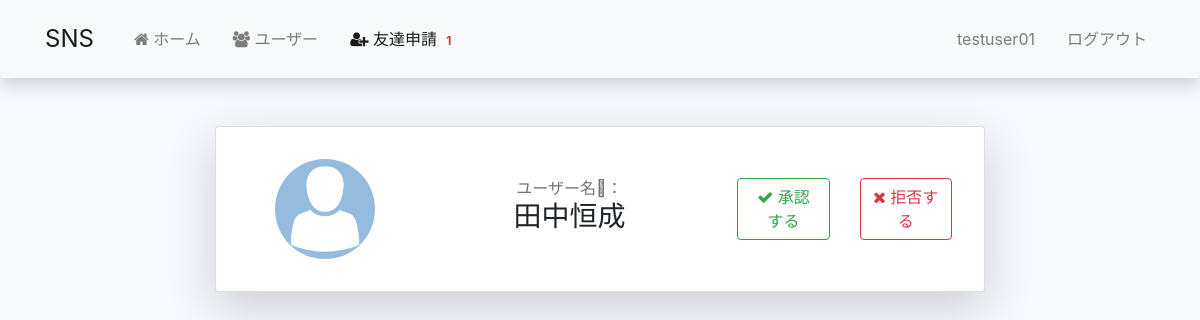
Page /profiles/invites/ (signed in) on the earlier database version.
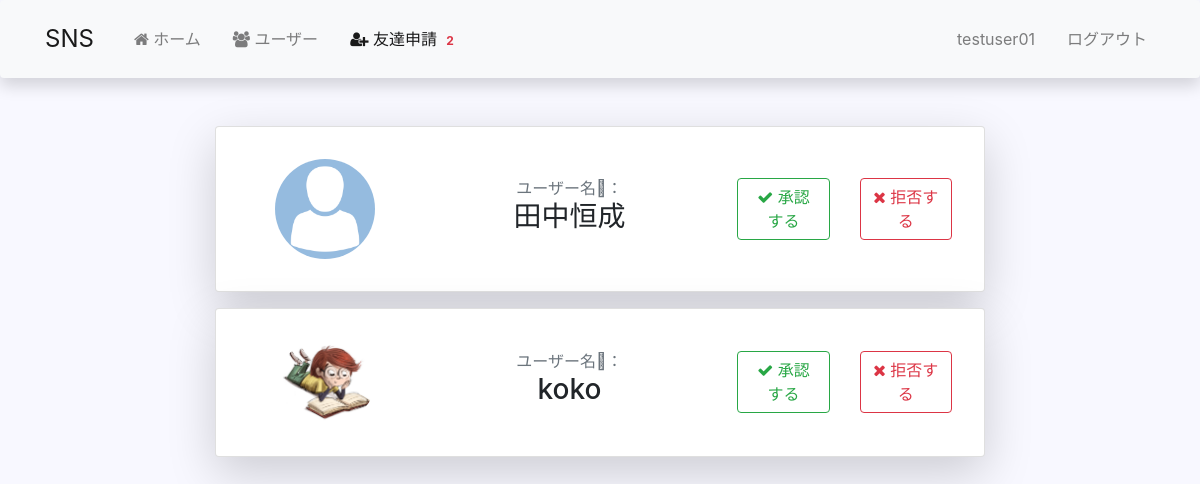
Same page on the later database version.
### profiles/models.py (models this page shows, shortened)
class Profile(models.Model):
    first_name = models.CharField('姓', max_length=200, blank=True)
    last_name = models.CharField('名', max_length=200, blank=True)
    user = models.OneToOneField(User, on_delete=models.CASCADE)
    bio = models.TextField(default="よろしくお願いします。", max_length=300)
    email = models.EmailField(max_length=200, blank=True)
    avatar = models.ImageField(default='avatar.png', upload_to='avatars')
    friends = models.ManyToManyField(User, blank=True, related_name='friends')
    slug = models.SlugField(unique=True, blank=True)
    updated = models.DateTimeField(auto_now=True)
    created = models.DateTimeField(auto_now_add=True)
    objects = ProfileManager()

### profiles/views.py (the view)
# urls.py: path('invites/', views.invites_received_view, name='invites'),
@login_required
def invites_received_view(request):
    profile = Profile.objects.get(user=request.user)
    qs = Relationship.objects.invitations_received(profile)  # 友達申請をしてきたが、まだ承認していないユーザー
    results = list(map(lambda x: x.sender, qs))  # 送り主の情報だけ取得
    is_empty = False
    if len(results) == 0:
        is_empty = True
    context = {
        'qs': results,
        'is_empty': is_empty
    }
    return render(request, 'profiles/invites.html', context)

### profiles/context_processors.py (called while the page is built)
def invitations_received_count(request):
    if request.user.is_authenticated:
        profile_obj = Profile.objects.get(user=request.user)
        count = Relationship.objects.invitations_received(profile_obj).count()
        return {'invites_count': count}
    return {}

### profiles/models.py (called while the page is built)
    def invitations_received(self, receiver):
        qs = Relationship.objects.filter(receiver=receiver, status='send')
        return qs

### profiles/templates/profiles/invites.html (shortened to what this page needs)
{% extends 'base.html' %}
{% block content %}
    <div class="container-fluid mt-5">
        <div class="row justify-content-center">
            {% for obj in qs %}
            <div class="col-md-8 mb-3">
                <div class="card shadow-lg rounded">
                    <div class="card-body">
                        <div class="row text-center align-items-center">
                            <div class="col-md-3">
                                <img class="p_avatar" src="{{ obj.avatar.url }}" alt="">
                            </div>
                            <div class="col-md-5">
                                <span class="text-muted">ユーザー名：</span>
                                <h3>{{ obj.user }}</h3>
                            </div>
                            <div class="col-md-2">
                                <form action="{% url 'profiles:accept-invite' %}" method="POST">
                                    <button type="submit" class="btn btn-outline-success"><i class="fa fa-check"></i>&nbsp;承認する</button>
                                </form>
                            </div>
                            <div class="col-md-2">
                                <form action="{% url 'profiles:reject-invite' %}" method="POST">
                                    <button type="submit" class="btn btn-outline-danger"><i class="fa fa-times"></i>&nbsp;拒否する</button>
                                </form>
                            </div>
                        </div>
                    </div>
                </div>
            </div>
            {% endfor %}
        </div>
    </div>
{% endblock content %}

### templates/navbar.html (shortened to what this page needs)
{% url 'posts:home' as path_to_home %}
{% url 'profiles:all_profiles' as path_to_all_profiles %}
{% url 'profiles:invites' as path_to_invites %}
{% url 'profiles:my-profile' as path_to_my_profile %}
<nav class="navbar navbar-expand-lg navbar-light bg-light py-3 shadow rounded">
    <div class="container">
        <a class="navbar-brand" href="#">SNS</a>
        <div class="collapse navbar-collapse" id="navbarSupportedContent">
            <ul class="navbar-nav mr-auto">
                <li class="{% if request.path == path_to_home %} nav-item active{% endif %} nav-item">
                    <a class="nav-link" href="{% url 'posts:home' %}"><i class="fa fa-home"></i>&nbsp;ホーム</a>
                </li>
                <li class="{% if request.path == path_to_all_profiles %} nav-item active{% endif %} nav-item">
                    <a class="nav-link" href="{% url 'profiles:all_profiles' %}"><i class="fa fa-users"></i>&nbsp;ユーザー</a>
                </li>
                <li class="{% if request.path == path_to_invites %} nav-item active{% endif %} nav-item">
                    <a class="nav-link" href="{% url 'profiles:invites' %}">
                        <i class="fa fa-user-plus"></i>
                        友達申請
                        <span class="badge badge-light font-weight-bold text-danger">{{ invites_count }}</span>
                    </a>
                </li>
            </ul>
            <ul class="navbar-nav ml-auto">
                {% if request.user.is_authenticated %}
                <li class="{% if request.path == path_to_my_profile %} nav-item active{% endif %} nav-item">
                    <a class="nav-link" href="{% url 'profiles:my-profile' %}">{{ request.user }}</a>
                </li>
                <li class="nav-item">
                    <a class="nav-link" href="{% url 'accounts:logout' %}">ログアウト</a>
                </li>
                {% endif %}
            </ul>
        </div>
    </div>
</nav>

Differences in the rows shown:
now on this page (row edited): Profile: avatar (picture), user "koko"
Other differences:
{{ invites_count }}: "1" → "2"
